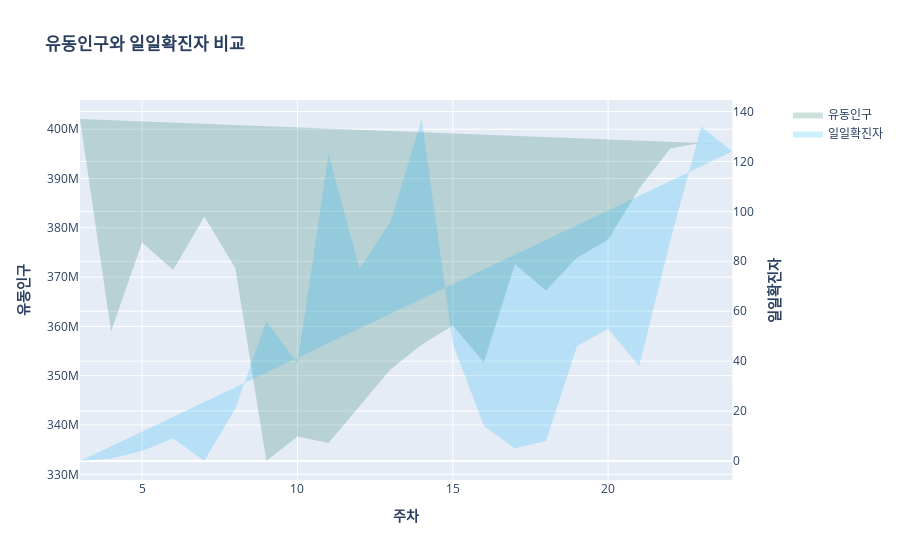

Notebook cell for this chart:
### Markdown cell above
기간별 확진자 수와 유동인구 시각화
- 0~9주차까지 일일확진자가 늘어날수록 유동인구가 감소하는 음의 관계 형성
- 8주차(신천지사건) 이후로 유동인구가 큰 폭으로 떨어짐
- 9주차 이후로 유동인구는 꾸준히 증가하는 양의 관계 형성
- 15주차(이태원사건) 이후 증가량이 살짝 주춤하지만 다시 증가하기 시작
- 코로나 1차 확산시기에 확진자수와 유동인구 간 영향이 존재하다가 4월 중순(15주)이후로 점점 영향이 약해지는 것을 발견

### Code cell
fig = make_subplots(specs=[[{"secondary_y": True}]])

# Add traces
fig.add_trace(
    go.Scatter(x=final['주차'],y=final['유동인구'], name="유동인구", fill='toself',
    fillcolor='rgba(0,100,80,0.2)',
    line_color='rgba(255,255,255,0)'),
    secondary_y=False,
)

fig.add_trace(
    go.Scatter(x=final['주차'],y=final['일일확진자'], name="일일확진자", fill='toself',
    fillcolor='rgba(0,176,246,0.2)',
    line_color='rgba(255,255,255,0)'),
    secondary_y=True,
)

# Add figure title
fig.update_layout(
    title_text="<b>유동인구와 일일확진자 비교</b>"
)

# Set x-axis title
fig.update_xaxes(title_text="<b>주차</b>")

# Set y-axes titles
fig.update_yaxes(title_text="<b>유동인구</b> ", secondary_y=False)
fig.update_yaxes(title_text="<b>일일확진자</b>", secondary_y=True)

fig.show()

### Figure 1 — Plotly figure (JSON) as saved in the notebook; plotly's stock layout.template omitted (floating-point values rounded to 4 significant figures)
{"data": [{"fill": "toself", "fillcolor": "rgba(0,100,80,0.2)", "line": {"color": "rgba(255,255,255,0)"}, "name": "유동인구", "type": "scatter", "x": [3, 4, 5, 6, 7, 8, 9, 10, 11, 12, 13, 14, 15, 16, 17, 18, 19, 20, 21, 22, 23, 24], "xaxis": "x", "y": [402068127, 358991078, 376999009, 371452255, 382219729, 371848443, 332701993, 337672112, 336366237, 343919172, 351332844, 356298512, 360189572, 352697093, 372584828, 367295629, 373990389, 377575525, 387904647, 396064194, 397249596, 396942333], "yaxis": "y"}, {"fill": "toself", "fillcolor": "rgba(0,176,246,0.2)", "line": {"color": "rgba(255,255,255,0)"}, "name": "일일확진자", "type": "scatter", "x": [3, 4, 5, 6, 7, 8, 9, 10, 11, 12, 13, 14, 15, 16, 17, 18, 19, 20, 21, 22, 23, 24], "xaxis": "x", "y": [0, 1, 4, 9, 0, 21, 56, 39, 123, 77, 96, 137, 47, 14, 5, 8, 46, 53, 38, 88, 134, 124], "yaxis": "y2"}], "layout": {"title": {"text": "<b>유동인구와 일일확진자 비교</b>"}, "xaxis": {"anchor": "y", "domain": [0, 0.94], "title": {"text": "<b>주차</b>"}}, "yaxis": {"anchor": "x", "domain": [0, 1], "title": {"text": "<b>유동인구</b> "}}, "yaxis2": {"anchor": "x", "overlaying": "y", "side": "right", "title": {"text": "<b>일일확진자</b>"}}}}
